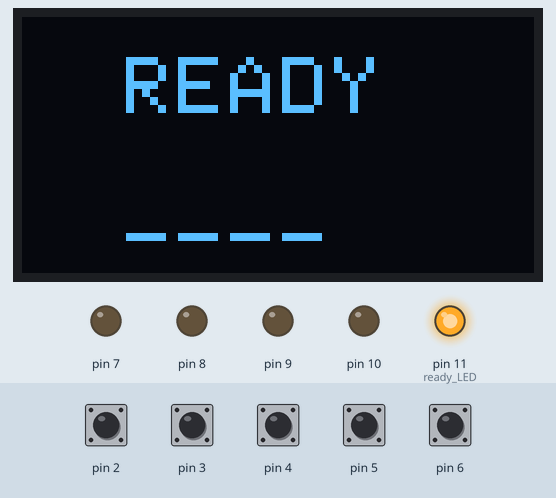
A sketch run on a simulated Arduino Uno, built with avr-gcc and run on an emulated ATmega328P. Parts: 128×64 one-colour display, output pins drawn as LEDs (lit = HIGH). Wiring (inferred from the names in the program): SSD1306 OLED at I2C address 0x3C. The inputs (shaded band) are chosen by the test bench; at power-on: pin 2–6 HIGH. EEPROM starts erased.

Above: at 1.4 s.
1.5 s: pin 2 pulled LOW for 0.15 s
At 1.8 s:
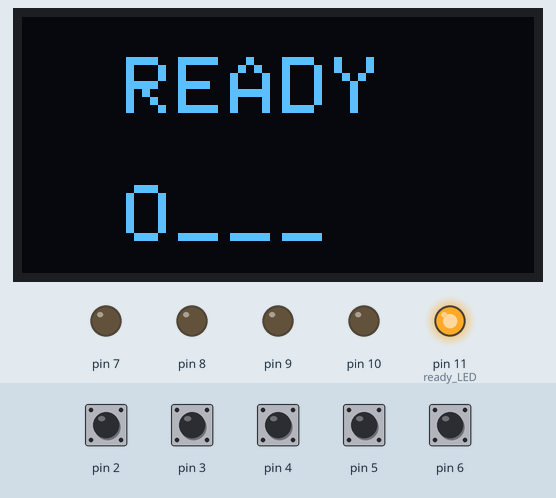
3.1 s: pin 3 pulled LOW for 0.15 s
At 4.2 s:
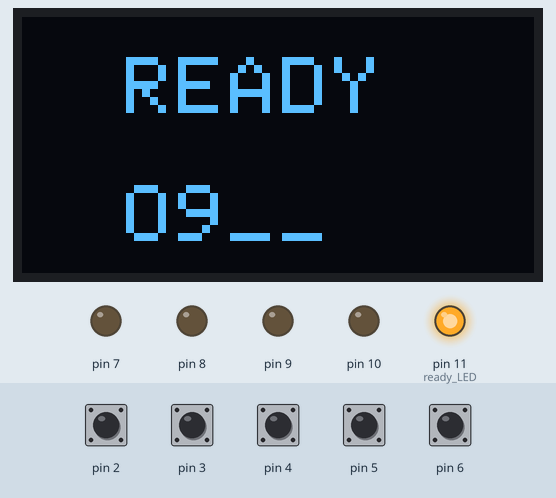
4.7 s: pin 6 pulled LOW for 0.15 s
At 5.9 s:
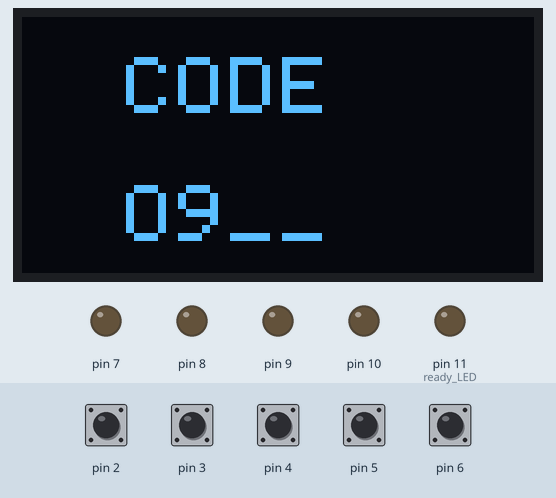
6.3 s: pin 4 pulled LOW for 0.15 s
At 6.7 s:
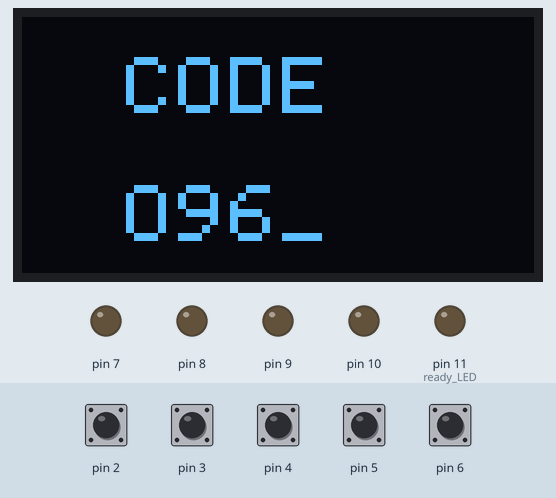
7.9 s: pin 4 pulled LOW for 1 s
At 9.3 s:
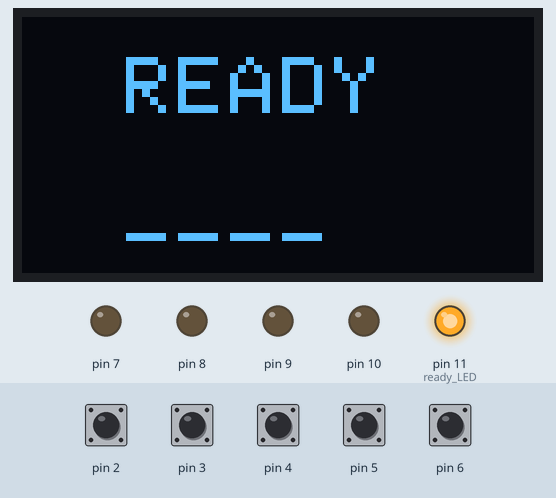
10.4 s: pin 6 pulled LOW for 1 s
At 11.4 s:
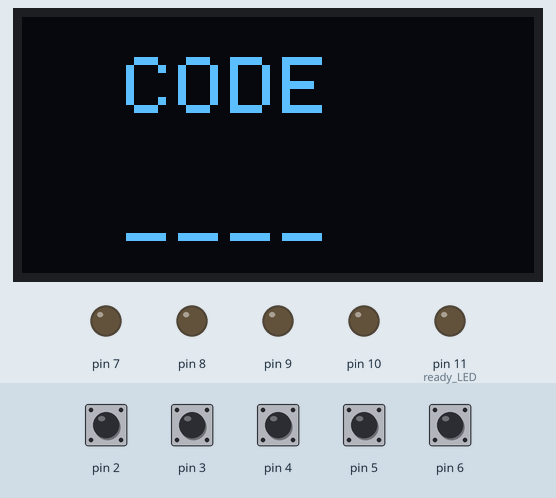
Timing chart, 0 to 13.4 s (numbered marks = the images above; inputs shaded):
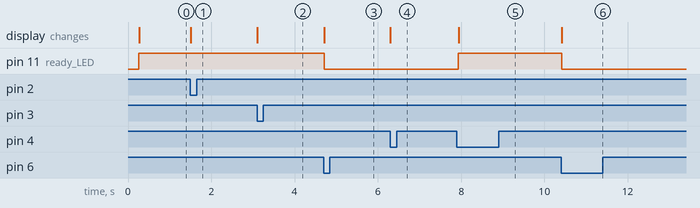

The sketch:

codelock.ino
```cpp
/*
 * oled codelock
 *
 * Created: 10/01/2021
 *  Author: moty22.co.uk
 */
#include <Wire.h>
#include <EEPROM.h>

unsigned char addr=0x3C;  //0x78

// standard ascii 5x7 font
//  0x3E, 0x51, 0x49, 0x45, 0x3E,  //crossed 0
static const unsigned char  font[] = {
  0x00, 0x00, 0x00, 0x00, 0x00,
  0x00, 0x00, 0x5F, 0x00, 0x00,
  0x00, 0x07, 0x00, 0x07, 0x00,
  0x14, 0x7F, 0x14, 0x7F, 0x14,
  0x24, 0x2A, 0x7F, 0x2A, 0x12,
  0x23, 0x13, 0x08, 0x64, 0x62,
  0x36, 0x49, 0x56, 0x20, 0x50,
  0x00, 0x08, 0x07, 0x03, 0x00,
  0x00, 0x1C, 0x22, 0x41, 0x00,
  0x00, 0x41, 0x22, 0x1C, 0x00,
  0x2A, 0x1C, 0x7F, 0x1C, 0x2A,
  0x08, 0x08, 0x3E, 0x08, 0x08,
  0x00, 0x80, 0x70, 0x30, 0x00,
  0x08, 0x08, 0x08, 0x08, 0x08,
  0x00, 0x00, 0x60, 0x60, 0x00,
  0x20, 0x10, 0x08, 0x04, 0x02,
  0x3E, 0x41, 0x41, 0x41, 0x3E,   //un-crossed 0
  0x00, 0x42, 0x7F, 0x40, 0x00,
  0x72, 0x49, 0x49, 0x49, 0x46,
  0x21, 0x41, 0x49, 0x4D, 0x33,
  0x18, 0x14, 0x12, 0x7F, 0x10,
  0x27, 0x45, 0x45, 0x45, 0x39,
  0x3C, 0x4A, 0x49, 0x49, 0x31,
  0x41, 0x21, 0x11, 0x09, 0x07,
  0x36, 0x49, 0x49, 0x49, 0x36,
  0x46, 0x49, 0x49, 0x29, 0x1E,
  0x00, 0x00, 0x14, 0x00, 0x00,
  0x00, 0x40, 0x34, 0x00, 0x00,
  0x00, 0x08, 0x14, 0x22, 0x41,
  0x14, 0x14, 0x14, 0x14, 0x14,
  0x00, 0x41, 0x22, 0x14, 0x08,
  0x02, 0x01, 0x59, 0x09, 0x06,
  0x3E, 0x41, 0x5D, 0x59, 0x4E,
  0x7C, 0x12, 0x11, 0x12, 0x7C,    //A
  0x7F, 0x49, 0x49, 0x49, 0x36,
  0x3E, 0x41, 0x41, 0x41, 0x22,
  0x7F, 0x41, 0x41, 0x41, 0x3E,
  0x7F, 0x49, 0x49, 0x49, 0x41,
  0x7F, 0x09, 0x09, 0x09, 0x01,
  0x3E, 0x41, 0x41, 0x51, 0x73,
  0x7F, 0x08, 0x08, 0x08, 0x7F,   //H
  0x00, 0x41, 0x7F, 0x41, 0x00,
  0x20, 0x40, 0x41, 0x3F, 0x01,
  0x7F, 0x08, 0x14, 0x22, 0x41,
  0x7F, 0x40, 0x40, 0x40, 0x40,
  0x7F, 0x02, 0x1C, 0x02, 0x7F,
  0x7F, 0x04, 0x08, 0x10, 0x7F,
  0x3E, 0x41, 0x41, 0x41, 0x3E,
  0x7F, 0x09, 0x09, 0x09, 0x06,
  0x3E, 0x41, 0x51, 0x21, 0x5E,
  0x7F, 0x09, 0x19, 0x29, 0x46,
  0x26, 0x49, 0x49, 0x49, 0x32,   //S
  0x03, 0x01, 0x7F, 0x01, 0x03,
  0x3F, 0x40, 0x40, 0x40, 0x3F,
  0x1F, 0x20, 0x40, 0x20, 0x1F,
  0x3F, 0x40, 0x38, 0x40, 0x3F,
  0x63, 0x14, 0x08, 0x14, 0x63,
  0x03, 0x04, 0x78, 0x04, 0x03,
  0x61, 0x59, 0x49, 0x4D, 0x43,
  0x00, 0x7F, 0x41, 0x41, 0x41,
  0x02, 0x04, 0x08, 0x10, 0x20,
  0x00, 0x41, 0x41, 0x41, 0x7F,
  0x04, 0x02, 0x01, 0x02, 0x04,
  0x40, 0x40, 0x40, 0x40, 0x40,
  0x00, 0x03, 0x07, 0x08, 0x00,
  0x20, 0x54, 0x54, 0x78, 0x40,
  0x7F, 0x28, 0x44, 0x44, 0x38,
  0x38, 0x44, 0x44, 0x44, 0x28,
  0x38, 0x44, 0x44, 0x28, 0x7F,
  0x38, 0x54, 0x54, 0x54, 0x18,
  0x00, 0x08, 0x7E, 0x09, 0x02,
  0x18, 0xA4, 0xA4, 0x9C, 0x78,
  0x7F, 0x08, 0x04, 0x04, 0x78,
  0x00, 0x44, 0x7D, 0x40, 0x00,
  0x20, 0x40, 0x40, 0x3D, 0x00,
  0x7F, 0x10, 0x28, 0x44, 0x00,
  0x00, 0x41, 0x7F, 0x40, 0x00,
  0x7C, 0x04, 0x78, 0x04, 0x78,
  0x7C, 0x08, 0x04, 0x04, 0x78,   //n
  0x38, 0x44, 0x44, 0x44, 0x38,
  0xFC, 0x18, 0x24, 0x24, 0x18,
  0x18, 0x24, 0x24, 0x18, 0xFC,
  0x7C, 0x08, 0x04, 0x04, 0x08,
  0x48, 0x54, 0x54, 0x54, 0x24,
  0x04, 0x04, 0x3F, 0x44, 0x24,
  0x3C, 0x40, 0x40, 0x20, 0x7C,   //u
  0x1C, 0x20, 0x40, 0x20, 0x1C,
  0x3C, 0x40, 0x30, 0x40, 0x3C,
  0x44, 0x28, 0x10, 0x28, 0x44,
  0x4C, 0x90, 0x90, 0x90, 0x7C,
  0x44, 0x64, 0x54, 0x4C, 0x44,   //z
  0x00, 0x08, 0x36, 0x41, 0x00,
};
unsigned char key, mem[4], num[4], ir=0;
bool pMode=false;

void setup() {
    pinMode(7, OUTPUT);
    pinMode(8, OUTPUT);
    pinMode(9, OUTPUT);
    pinMode(10, OUTPUT);
    pinMode(11, OUTPUT);  //ready LED
    pinMode(2, INPUT_PULLUP);
    pinMode(3, INPUT_PULLUP);
    pinMode(4, INPUT_PULLUP);
    pinMode(5, INPUT_PULLUP);
    pinMode(6, INPUT_PULLUP);

    Wire.begin();        // init i2c bus
    Wire.setClock(200000);  //200khz
    oled_init();
    clrScreen();

    digitalWrite(7, LOW);
    digitalWrite(8, LOW);
    digitalWrite(9, LOW);
    digitalWrite(10, LOW);

    readyL();
    for(unsigned char i=0;i<4;++i){
      num[i] = EEPROM.read(i);
    }
    for(unsigned char j=0;j<4;j++){
      drawChar2(0x5F,5,j+2);
    }
}

void loop()
{

  if(!digitalRead(6)){
      pMode=true;
      drawChar2(0x43,1,2);  //code
      drawChar2(0x4F,1,3);
      drawChar2(0x44,1,4);
      drawChar2(0x45,1,5);
      drawChar2(32,1,6);
      digitalWrite(11, LOW);
  }

  if(!digitalRead(5) || !digitalRead(4) || !digitalRead(3) || !digitalRead(2)){
    get_key();
    drawChar2(key+48,5,ir+2);
    mem[ir]=key;
    if(ir==3 && pMode==false){
      if (mem[0]==num[0] && mem[1]==num[1] && mem[2]==num[2] && mem[3]==num[3]){
          digitalWrite(7,HIGH);
          delay(2000);
          digitalWrite(7,LOW);
      }
    }
    if(ir==3 && pMode==true){
      for(unsigned char j=0;j<4;j++){
        EEPROM.write(j, mem[j]);
      }
      num[0]=mem[0];
      num[1]=mem[1];
      num[2]=mem[2];
      num[3]=mem[3];
      pMode=false;
      readyL();
    }
    ir++;
    if(ir==4){
        ir=0;
        for(unsigned char j=0;j<4;j++){
          drawChar2(0x5F,5,j+2);
        }
    }
    while(!digitalRead(5) || !digitalRead(4) || !digitalRead(3) || !digitalRead(2)){}
    delay(100);
  }

}

void readyL(){
  drawChar2(0x52,1,2); //ready label
  drawChar2(0x45,1,3);
  drawChar2(0x41,1,4);
  drawChar2(0x44,1,5);
  drawChar2(0x59,1,6);
  digitalWrite(11, HIGH);
}

void get_key(){
  digitalWrite(8, LOW);
  digitalWrite(9, HIGH);
  digitalWrite(10, HIGH);
  if(!digitalRead(5)){key=1;}
  if(!digitalRead(4)){key=4;}
  if(!digitalRead(3)){key=7;}

  digitalWrite(9, LOW);
  digitalWrite(8, HIGH);
  digitalWrite(10, HIGH);
  if(!digitalRead(5)){key=2;}
  if(!digitalRead(4)){key=5;}
  if(!digitalRead(3)){key=8;}
  if(!digitalRead(2)){key=0;}

  digitalWrite(10, LOW);
  digitalWrite(9, HIGH);
  digitalWrite(8, HIGH);
  if(!digitalRead(5)){key=3;}
  if(!digitalRead(4)){key=6;}
  if(!digitalRead(3)){key=9;}

  digitalWrite(8, LOW);
  digitalWrite(9, LOW);
}

void clrScreen()    //fill screen with 0
{
    unsigned char y, x;

    for ( y = 0; y < 8; y++ ) {
      for (x = 0; x < 17; x++){
          command(0x21);     //col addr
          command(8 * x); //col start
          command(8 * x + 7);  //col end
          command(0x22);    //0x22
          command(y); // Page start
          command(y); // Page end

          Wire.beginTransmission(addr);
          Wire.write(0x40);
          for (unsigned char i = 0; i < 8; i++){
               Wire.write(0x00);
          }
          Wire.endTransmission();
      }

    }
}

void command( unsigned char comm){
    Wire.beginTransmission(addr);
    Wire.write(0x00);
    Wire.write(comm); // LSB
    Wire.endTransmission();
}

void oled_init() {

    command(0xAE);   // DISPLAYOFF
    command(0x8D);         // CHARGEPUMP *
    command(0x14);     //0x14-pump on
    command(0x20);         // MEMORYMODE
    command(0x0);      //0x0=horizontal, 0x01=vertical, 0x02=page
    command(0xA1);        //SEGREMAP * A0/A1=top/bottom
    command(0xC8);     //COMSCANDEC * C0/C8=left/right
    command(0xDA);         // SETCOMPINS *
    command(0x12);   //0x22=4rows, 0x12=8rows
    command(0x81);        // SETCONTRAST
    command(0x9F);     //0x8F
    //following settings are set by default
//    command(0xD5);  //SETDISPLAYCLOCKDIV
//    command(0x80);
//    command(0xA8);       // SETMULTIPLEX
//    command(0x3F);     //0x1F
//    command(0xD3);   // SETDISPLAYOFFSET
//    command(0x0);
//    command(0x40); // SETSTARTLINE
//    command(0xD9);       // SETPRECHARGE
//    command(0xF1);
//    command(0xDB);      // SETVCOMDETECT
//    command(0x40);
//    command(0xA4);     // DISPLAYALLON_RESUME
//    command(0xA6);      // NORMALDISPLAY
    command(0xAF);          //DISPLAYON

}

    //size x1 chars
void drawChar(char fig, unsigned char y, unsigned char x)
{

    command(0x21);     //col addr
    command(7 * x); //col start
    command(7 * x + 4);  //col end
    command(0x22);    //0x22
    command(y); // Page start
    command(y); // Page end

    Wire.beginTransmission(addr);
    Wire.write(0x40);
    for (unsigned char i = 0; i < 5; i++){
         Wire.write(font[5*(fig-32)+i]);
    }
    Wire.endTransmission();

 }
    //size x2 chars
void drawChar2(char fig, unsigned char y, unsigned char x)
{
    unsigned char i, line, btm, top;    //

    command(0x20);    // vert mode
    command(0x01);

    command(0x21);     //col addr
    command(13 * x); //col start
    command(13 * x + 9);  //col end
    command(0x22);    //0x22
    command(y); // Page start
    command(y+1); // Page end

    Wire.beginTransmission(addr);
    Wire.write(0x40);

    for (i = 0; i < 5; i++){
        line=font[5*(fig-32)+i];  //line=font[5*(fig-32)+i];
        btm=0; top=0;
            // expend char
        if(line & 64) {btm +=192;}
        if(line & 32) {btm +=48;}
        if(line & 16) {btm +=12;}
        if(line & 8) {btm +=3;}

        if(line & 4) {top +=192;}
        if(line & 2) {top +=48;}
        if(line & 1) {top +=12;}

         Wire.write(top); //top page
         Wire.write(btm);  //second page
         Wire.write(top);
         Wire.write(btm);

    }
    Wire.endTransmission();

    command(0x20);      // horizontal mode
    command(0x00);

}
```

Measured:
- after the input at 1.5 s, the display: changes at once (image 1)
- after the input at 3.1 s, the display: changes at once (image 2)
- after the input at 4.7 s, pin 11 (ready_LED): HIGH → LOW at once; the display: changes at once (image 3)
- after the input at 6.3 s, the display: changes at once (image 4)
- after the input at 7.9 s, pin 11 (ready_LED): LOW → HIGH at once; the display: changes at once (image 5)
- after the input at 10.4 s, pin 11 (ready_LED): HIGH → LOW at once; the display: changes at once (image 6)
